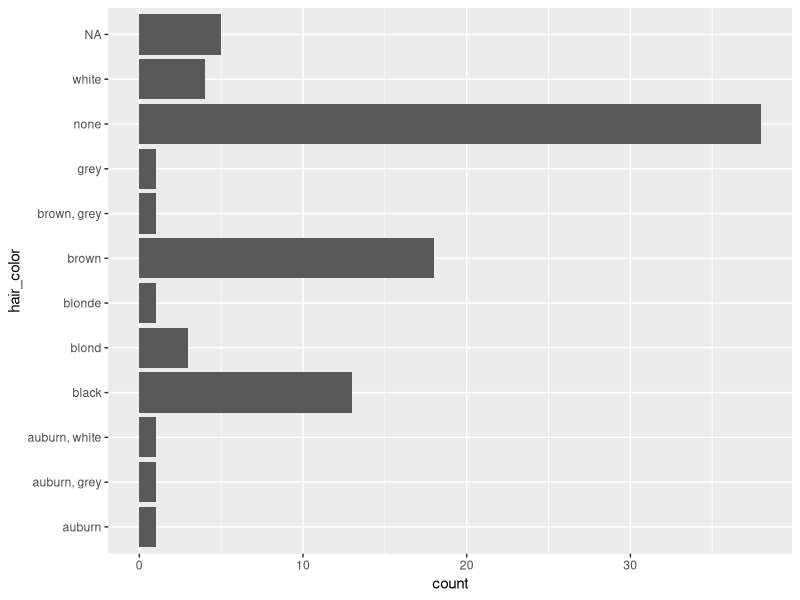

Write R code to recreate this figure.
## ---- chunk 1
Sys.getenv("USER")
Sys.getenv("HOME")
## ---- chunk 2
## 代码写这里，并运行；

## ---- chunk 3
library(dplyr)
library(ggplot2)
library(forcats)
ggplot(starwars, aes(x = hair_color)) + 
  geom_bar() + 
  coord_flip()
## ---- chunk 4
## 代码写这里，并运行；

## ---- chunk 5
## 代码写这里，并运行；

## ---- chunk 6
## 代码写这里，并运行；

## ---- chunk 7
## 代码写这里，并运行；

## ---- chunk 8
## 代码写这里，并运行；

